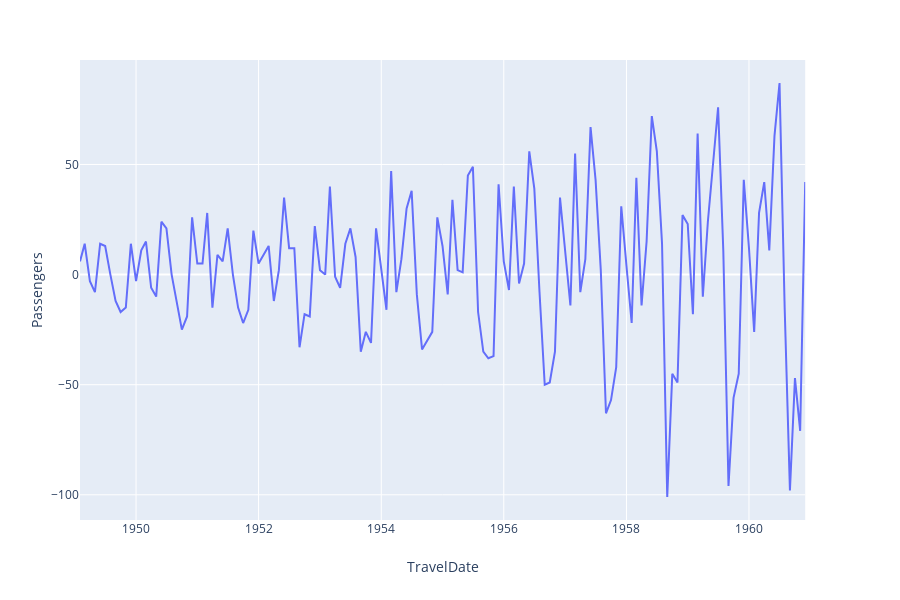

Source (notebook cell):
### Code cell
#creo el df px para pyplot express
diff1px = diff1.reset_index()
px.line(diff1px.dropna(),x="TravelDate", y="Passengers")

### Figure 1 — Plotly figure (JSON) as saved in the notebook; plotly's stock layout.template omitted (floating-point values rounded to 4 significant figures; data arrays with more than 128 entries replaced by an {"elided": "..."} marker saying what was removed)
{"data": [{"hoverlabel": {"namelength": 0}, "hovertemplate": "TravelDate=%{x}<br>Passengers=%{y}", "legendgroup": "", "line": {"color": "#636efa", "dash": "solid"}, "mode": "lines", "name": "", "showlegend": false, "type": "scatter", "x": {"elided": "143 str values"}, "xaxis": "x", "y": {"elided": "143 int values"}, "yaxis": "y"}], "layout": {"height": 600, "legend": {"tracegroupgap": 0}, "margin": {"t": 60}, "xaxis": {"anchor": "y", "domain": [0, 0.98], "title": {"text": "TravelDate"}}, "yaxis": {"anchor": "x", "domain": [0, 1], "title": {"text": "Passengers"}}}}
